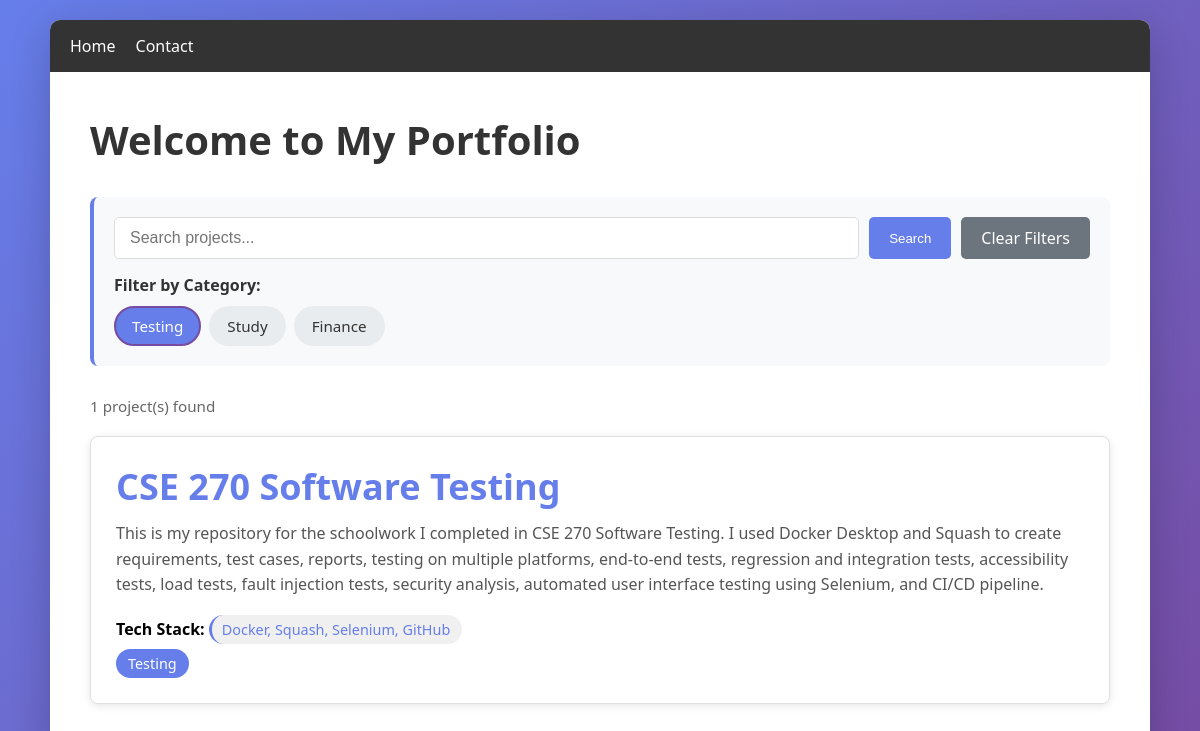
Screenshot of /?category=Testing with the database file from the repository.
### portfolio_app/models.py (models this page shows, shortened)
class Project(models.Model):
    title = models.CharField(max_length=200)
    description = models.TextField()
    tech_stack = models.CharField(max_length=500)  # comma-separated or JSON
    github_link = models.URLField(blank=True, null=True)
    image_path = models.CharField(max_length=300, blank=True)
    category = models.CharField(max_length=100, blank=True)
    created_at = models.DateTimeField(auto_now_add=True)

### portfolio_app/views.py (the view, shortened to what this page needs)
# urls.py: 2. Add a URL to urlpatterns:  path('', views.home, name='home')
def home(request):
    projects = Project.objects.all().order_by('-created_at')
    search_query = request.GET.get('search', '')
    category_filter = request.GET.get('category', '')
    if category_filter:
        projects = projects.filter(category=category_filter)
    categories = Project.objects.values_list('category', flat=True).distinct()
    context = {
        'projects': projects,
        'categories': categories,
        'search_query': search_query,
        'category_filter': category_filter,
    }
    return render(request, 'home.html', context)

### portfolio_app/templates/home.html (shortened to what this page needs)
{% extends "base.html" %}
{% block content %}
<h1>Welcome to My Portfolio</h1>
<div class="filter-box">
    <form method="get">
        <div class="search-bar">
            <input type="text" name="search" placeholder="Search projects..." value="{{ search_query }}">
            <button type="submit">Search</button>
            <a href="/" class="clear-btn" style="padding: 10px 20px; border-radius: 5px; display: inline-block; color: white;">Clear Filters</a>
        </div>
    </form>
    {% if categories %}
    <span class="category-label">Filter by Category:</span>
    <div class="category-filters">
        {% for cat in categories %}
            {% if cat %}
            <a href="?category={{ cat }}" class="category-btn {% if cat == category_filter %}active{% endif %}">
                {{ cat }}
            </a>
            {% endif %}
        {% endfor %}
    </div>
    {% endif %}
</div>
{% if projects %}
    <p class="project-count">{{ projects.count }} project(s) found</p>
    {% for project in projects %}
        <div class="project-card">
            <h2><a href="/project/{{ project.id }}/">{{ project.title }}</a></h2>
            <p>{{ project.description }}</p>
            <div>
                <strong>Tech Stack:</strong>
                <span class="tech-stack">{{ project.tech_stack }}</span>
            </div>
            {% if project.category %}<span class="category-tag">{{ project.category }}</span>{% endif %}
        </div>
    {% endfor %}
{% else %}
    <p class="no-results">No projects found matching your filters.</p>
{% endif %}
{% endblock %}

### portfolio_app/templates/base.html (style rules this page uses)
* { margin: 0; padding: 0; box-sizing: border-box; }
body { font-family: 'Segoe UI', Tahoma, Geneva, Verdana, sans-serif; background: linear-gradient(135deg, #667eea 0%, #764ba2 100%); min-height: 100vh; padding: 20px; }
h1 { color: #333; margin-bottom: 30px; font-size: 2.5em; }
h2 { color: #667eea; margin-bottom: 10px; }
a { color: #667eea; text-decoration: none; transition: color 0.3s; }
.filter-box { background: #f8f9fa; padding: 20px; border-radius: 8px; margin-bottom: 30px; border-left: 4px solid #667eea; }
.search-bar { display: flex; gap: 10px; margin-bottom: 15px; }
.search-bar input { flex: 1; padding: 10px 15px; border: 1px solid #ddd; border-radius: 5px; font-size: 1em; }
.search-bar button { padding: 10px 20px; background: #667eea; color: white; border: none; border-radius: 5px; cursor: pointer; font-weight: 500; transition: background 0.3s; }
.clear-btn { background: #6c757d !important; }
.category-label { font-weight: 600; color: #333; margin-bottom: 10px; display: block; }
.category-filters { display: flex; flex-wrap: wrap; gap: 8px; }
.category-btn { padding: 8px 16px; background: #e9ecef; color: #333; border: 2px solid transparent; border-radius: 20px; cursor: pointer; text-decoration: none; transition: all 0.3s; font-size: 0.95em; }
.category-btn.active { background: #667eea; color: white; border-color: #764ba2; }
.project-count { color: #666; font-size: 0.95em; margin-bottom: 20px; }
.project-card { background: white; border: 1px solid #e0e0e0; padding: 25px; margin-bottom: 20px; border-radius: 8px; transition: all 0.3s; box-shadow: 0 2px 8px rgba(0,0,0,0.1); }
.project-card h2 a { font-size: 1.5em; }
.project-card p { color: #555; line-height: 1.6; margin-bottom: 12px; }
.tech-stack, .category-tag { display: inline-block; background: #f0f0f0; padding: 5px 12px; border-radius: 15px; font-size: 0.9em; margin-right: 8px; margin-top: 5px; }
.tech-stack { color: #667eea; border-left: 3px solid #667eea; padding-left: 10px; }
.category-tag { background: #667eea; color: white; }

### rows the page displays
Project: title "CSE 270 Software Testing", description "This is my repository for the schoolwork I completed in CSE 270 Software Testing. I used Docker Desktop and Squash to create requirements, test cases, reports, testing on multiple platforms, end-to-end tests, regression and integration tests, accessibility tests, load tests, fault injection tests, security analysis, automated user interface testing using Selenium, and CI/CD pipeline.", tech_stack "Docker, Squash, Selenium, GitHub", category "Testing"

### other values shown
{{ cat }} "Testing" "Study" "Finance"
{{ projects.count }} "1"
